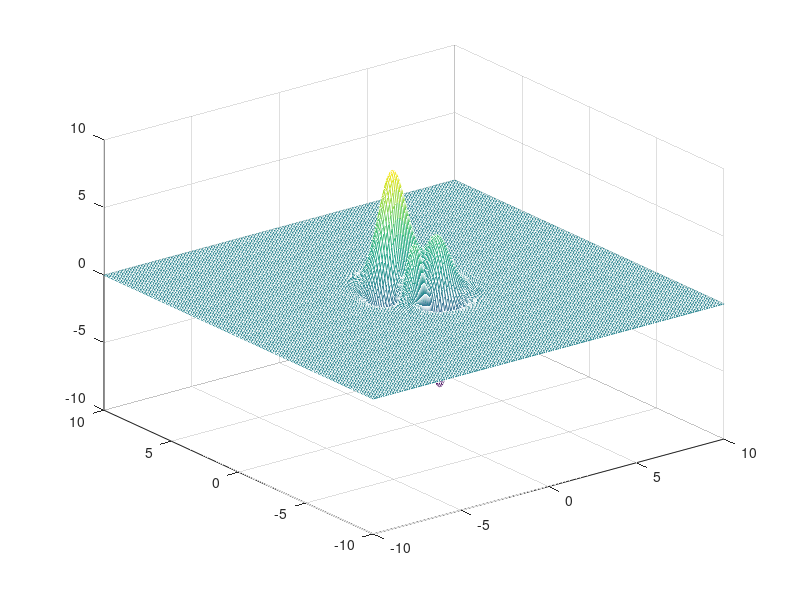

Reproduce this figure in MATLAB. (Note: this script raises an error after producing the figure.)
clc;clf;clear;
[x,y]=meshgrid(-10:0.1:10,-10:0.1:10);
z = 3.*(1-x).^2.*exp(-(x.^2) - (y+1).^2) -...
    10.*(x/5 - x.^3 - y.^5).*exp(-x.^2-y.^2)- ...
    1/3.*exp(-(x+1).^2 - y.^2);
mesh(x,y,z), hold on

[x, z] = fminunc('peaks', [0.5, -2]);
plot3(x(1),x(2),z,'r*')
title('Peaks 函数的 3D 曲面,及极小值显示')

% 显示结果
disp(['在[0.5, -2]最小值点为：x = ', num2str(x(1)),...
                        ',y = ', num2str(x(2))]);
disp(['在[0.5, -2]最小值为： z = ', num2str(z)]);
